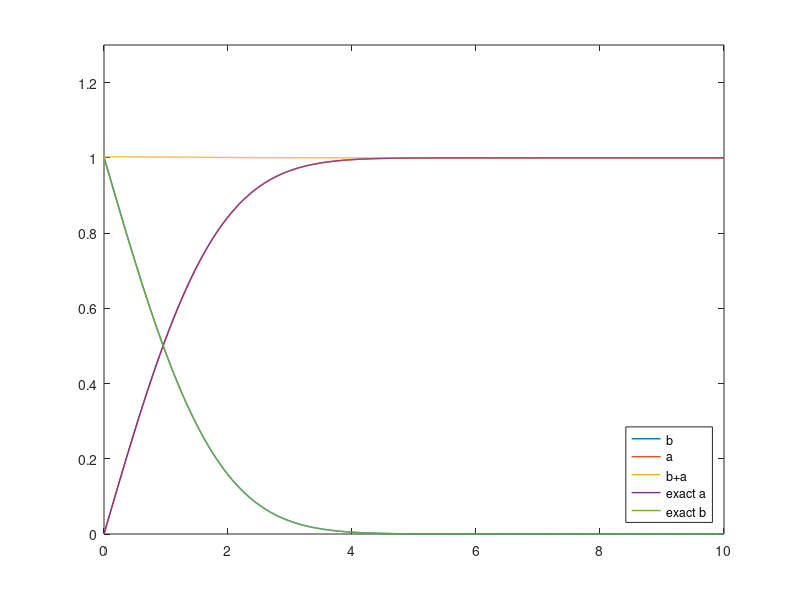
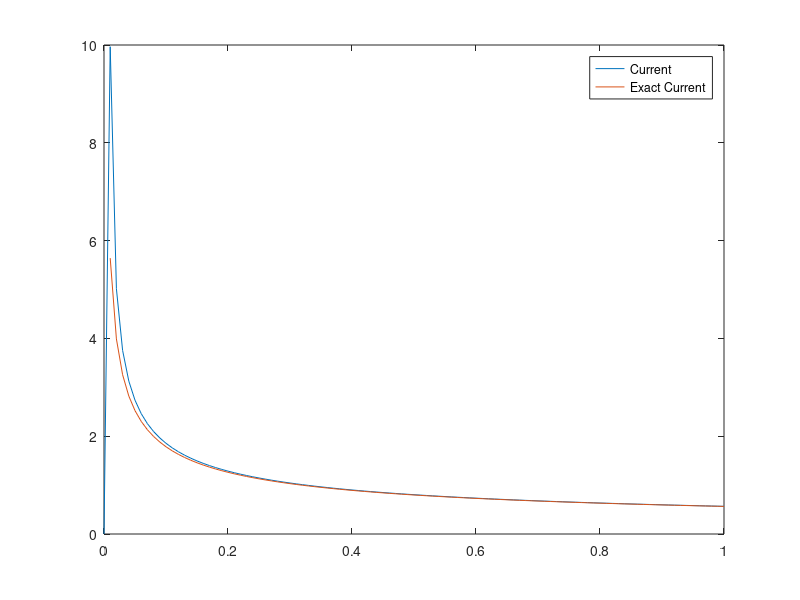

MATLAB code for these plots, in order:
clc;
clearvars;

function [dx, dt, Nx, Nt] = create_mesh(a, b, T0, T, dx, dt)
    Nx = round(abs((a - b)) / dx);
    Nt = round(abs((T - T0)) / dt);
    dx = abs((a - b)) / (Nx);
    dt = abs((T - T0)) / (Nt);
end

function [A] = Create_matrix_Dirichlet (Nx, Nt, m)
    %% Everything except the first row
    rl = nonzeros([Nx + 1:Nx * Nt] .* (rem([Nx + 1:Nx * Nt] - 1, Nx) ~= 0))';
    cl = rl - 1;
    rr = nonzeros([Nx + 1:Nx * Nt] .* (rem([Nx + 1:Nx * Nt], Nx) ~= 0))';
    cr = rr + 1;

    r1 = [Nx + 1:Nx * Nt, Nx + 1:Nx * Nt, rl, rr];
    c1 = [1:Nx * (Nt - 1), (Nx + 1:Nx * Nt), cl, cr];

    l1 = length(Nx + 1:Nx * Nt);
    l2 = length(Nx + 1:Nx * Nt);
    l3 = length(rl);
    l4 = length(rr);
    nnz1 = [-ones(1, l1), ones(1, l2) * (1 + 2 * m), -ones(1, l3) * m, -ones(1, l4) * m];
    %% First row
    r0 = [1:Nx, 1:Nx - 1, 2:Nx];
    c0 = [1:Nx, (1:Nx - 1) + 1, (2:Nx) - 1];
    nnz0 = [ones(1, Nx) * (1 + 2 * m), -ones(1, Nx - 1) * m, -ones(1, Nx - 1) * m];

    %% Create the matrix
    A = sparse([r1, r0], [c1, c0], [nnz1, nnz0]);
end

function [A] = Create_matrix_Newmann (Nx, Nt, m)
    %% Everything except the first row
    rl1 = nonzeros([Nx + 1:Nx * Nt] .* (rem([Nx + 1:Nx * Nt] - 1, Nx) ~= 0) .* (rem([Nx + 1:Nx * Nt], Nx) ~= 0))';

    r1 = [Nx + 1:Nx * Nt, rl1, rl1, rl1];
    c1 = [1:Nx * (Nt - 1), rl1, rl1 - 1, rl1 + 1];
    l1 = length(Nx + 1:Nx * Nt);
    l3 = length(rl1);
    nnz1 = [-ones(1, l1), ones(1, l3) * (1 + 2 * m), -ones(1, l3) * m, -ones(1, l3) * m];

    rl2 = nonzeros([Nx + 1:Nx * Nt] .* (rem([Nx + 1:Nx * Nt] - 1, Nx) == 0))';
    r2 = [rl2, rl2];
    c2 = [rl2, rl2 + 1];
    l3 = length(rl2);
    nnz2 = [ones(1, l3) * (1 + m), -ones(1, l3) * m];

    rl3 = nonzeros([Nx + 1:Nx * Nt] .* (rem([Nx + 1:Nx * Nt], Nx) == 0))';
    r3 = [rl3, rl3];
    c3 = [rl3, rl3 - 1];
    l3 = length(rl3);
    nnz3 = [ones(1, l3) * (1 + 2 * m), -ones(1, l3) * m];
    %% First row
    r0 = [1, 1, 2:Nx - 1, 2:Nx - 1, 2:Nx - 1, Nx, Nx];
    c0 = [1, 2, 2:Nx - 1, (2:Nx - 1) + 1, (2:Nx - 1) - 1, Nx - 1, Nx];
    nnz0 = [1 + m, -m, ones(1, Nx - 2) * (1 + 2 * m), -ones(1, Nx - 2) * m, -ones(1, Nx - 2) * m, -m, 1 + 2 * m];

    %% Create the matrix
    A = sparse([r1, r2, r3, r0], [c1, c2, c3, c0], [nnz1, nnz2, nnz3, nnz0]);
end

function [b] = Create_RHS_Dirichlet(Nx, Nt, m, BC1, BC2, IC)
    rl = nonzeros([Nx + 1:Nx * Nt] .* (rem([Nx + 1:Nx * Nt] - 1, Nx) == 0))';
    cl = ones(1, length(rl));
    nnzl = ones(1, length(rl)) * m * BC1;
    rr = nonzeros([Nx + 1:Nx * Nt] .* (rem([Nx + 1:Nx * Nt], Nx) == 0))';
    cr = ones(1, length(rr));
    nnzr = ones(1, length(rr)) * m * BC2;
    ro = 1:Nx;
    co = ones(1, Nx);
    nnzo = [m * BC1 + IC, ones(1, Nx - 2) * IC, m * BC2 + IC];

    b = sparse([rl, rr, ro], [cl, cr, co], [nnzl, nnzr, nnzo]);
end

function [b] = Create_RHS_Newmann(Nx, Nt, m, NBC1, BC2, IC, dt, dx)
    rl = nonzeros([1:Nx * Nt] .* (rem([1:Nx * Nt] - 1, Nx) == 0))';
    cl = ones(1, length(rl));
    nnzl = -dt / dx * NBC1;
    rr = nonzeros([1:Nx * Nt] .* (rem([1:Nx * Nt], Nx) == 0))';
    cr = ones(1, length(rr));
    nnzr = ones(1, length(rr)) * m * BC2;
    ro = 1:Nx;
    co = ones(1, Nx);
    nnzo = ones(1, Nx) * IC;

    b = sparse([rl, rr, ro], [cl, cr, co], [nnzl, nnzr, nnzo]);
end

a = 0;
b = 10;
T0 = 0;
T = 1;
dx = 0.01;
dt = 0.01;
BC2 = 1;
IC = 1;
BC1 = 0;
[dx, dt, Nx, Nt] = create_mesh(a, b, T0, T, dx, dt);
[A] = Create_matrix_Dirichlet(Nx - 1, Nt, dt / (dx)^2);
[bs] = Create_RHS_Dirichlet(Nx - 1, Nt, dt / (dx)^2, BC1, BC2, IC);
U1 = A \ bs;
U1 = full(U1);
D = zeros(1, length(T0:dt:T - 2 * dt));
counter = 0;

for t = T0 + dt:dt:T
    D(1, counter + 1) = ((-3/2) * BC1 + 2 * U1(1 + (Nx - 1) * counter) - 0.5 * U1(2 + (Nx - 1) * counter)) / dx;
    counter = counter + 1;
end

Dp = [((-3/2) * IC + 2 * IC - 0.5 * IC) / dx, D];
BC2n = 0;
IC = 0;
Cu = 1;
NBC1 = -D / Cu;
[A] = Create_matrix_Newmann(Nx - 1, Nt, dt / (dx)^2);
[bs] = Create_RHS_Newmann(Nx - 1, Nt, dt / (dx)^2, NBC1, BC2n, IC, dt, dx);
U = A \ bs;
U = full(U);
counter = 0;
figure

for t = T0 + dt:dt:T
    pause(0.001)
    plot(a:dx:b, [-2/3 * (-Cu * NBC1(1, counter + 1) * dx - 2 * U(1 + (Nx - 1) * counter) + 0.5 * U(2 + (Nx - 1) * counter)), U(1 + (Nx - 1) * counter:(Nx - 1) + (Nx - 1) * counter)', BC2n], 'LineWidth', 1)
    hold on
    plot(a:dx:b, [BC1, U1(1 + (Nx - 1) * counter:(Nx - 1) + (Nx - 1) * counter)', BC2], 'LineWidth', 1)
    hold on
    plot(a:dx:b, [-2/3 * (-Cu * NBC1(1, counter + 1) * dx - 2 * U(1 + (Nx - 1) * counter) + 0.5 * U(2 + (Nx - 1) * counter)), U(1 + (Nx - 1) * counter:(Nx - 1) + (Nx - 1) * counter)', BC2n] + [BC1, U1(1 + (Nx - 1) * counter:(Nx - 1) + (Nx - 1) * counter)', BC2], 'LineWidth', 1)

    if Cu == 1
        plot(a:dx:b, erf((a:dx:b) / (2 * sqrt(t))), 'LineWidth', 1)
        plot(a:dx:b, 1 - erf((a:dx:b) / (2 * sqrt(t))), 'LineWidth', 1)
    end

    hold off
    xlim([a, b])
    ylim([0, 1.3])

    if Cu == 1
        legend('b', 'a', 'b+a', 'exact a', 'exact b', 'Location', 'southeast')
    else
        legend('b', 'a', 'b+a')
    end

    counter = counter + 1;
end

figure
plot(T0:dt:T, Dp);
hold on;
plot(T0:dt:T, 1 ./ sqrt(pi .* (T0:dt:T)));
hold off;
legend('Current', 'Exact Current');
